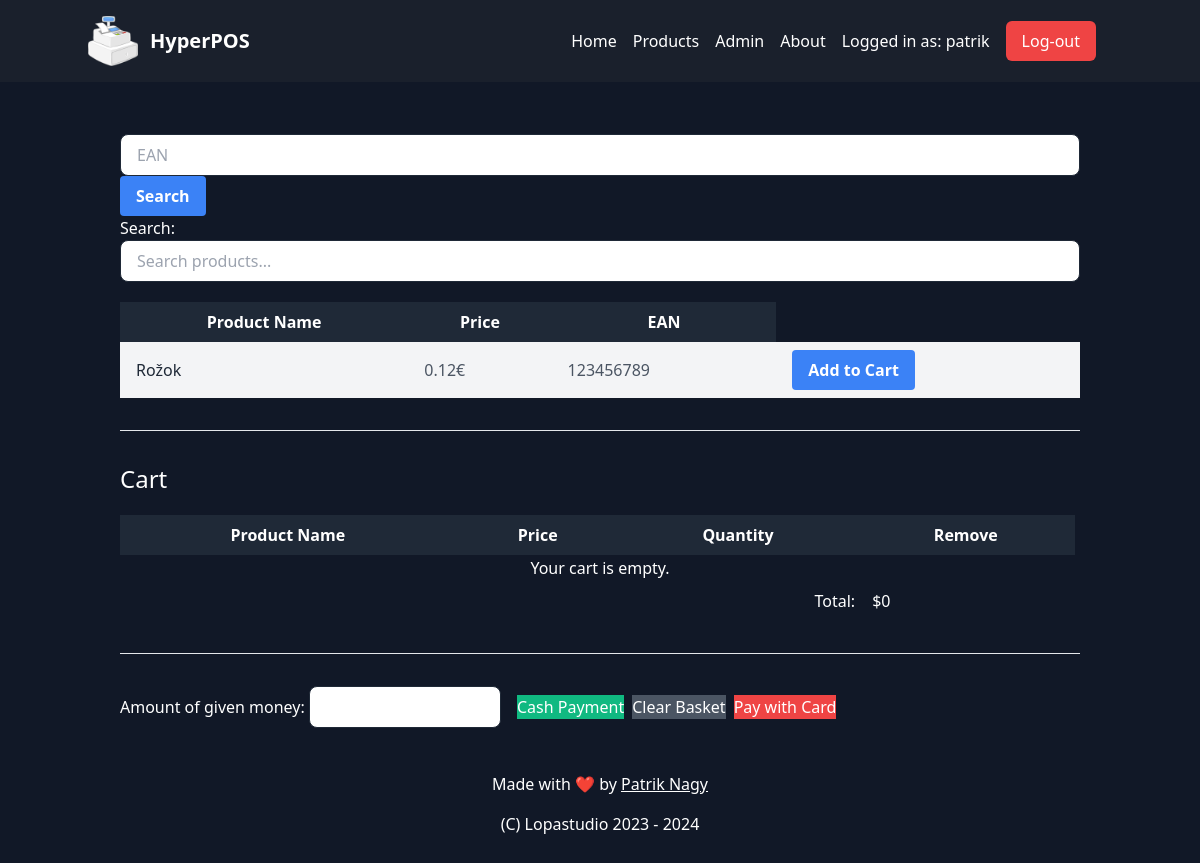
Before: / (signed in) with the older database file.
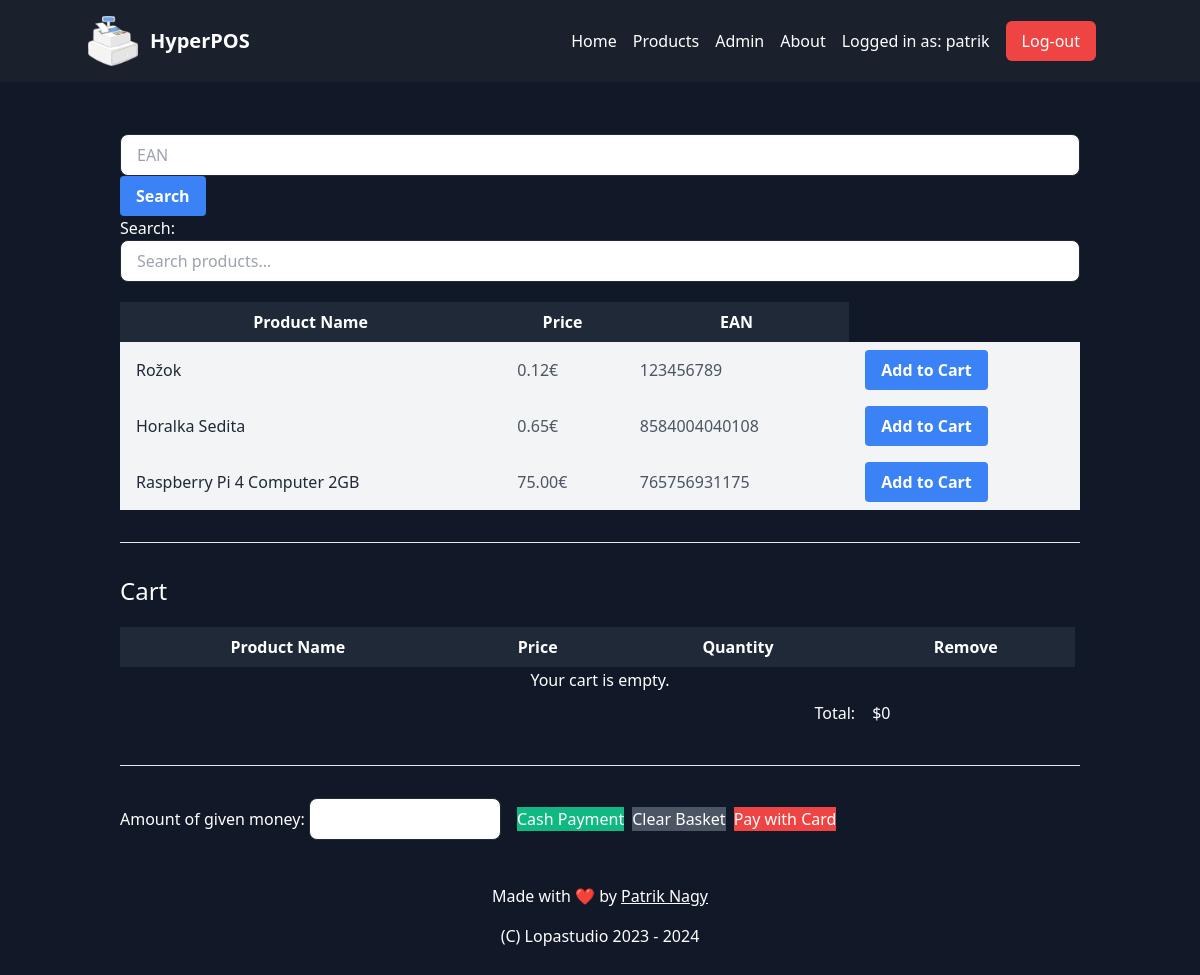
After: the same page with the newer database file.
### core/models.py (models this page shows, shortened)
class Product(models.Model):
    name = models.CharField(max_length=100)
    price = models.DecimalField(max_digits=10, decimal_places=2)
    ean = models.IntegerField()

### core/views.py (the view)
# urls.py: path('', views.product_list, name='product_list'),
def product_list(request):
    cart_items = CartItem.objects.filter(user=request.user)
    total_price = sum(item.product.price * item.quantity for item in cart_items)
    products = Product.objects.all()
    return render(request, 'home.html', {'products': products, 'cart_items': cart_items, 'total_price': total_price})

### core/templates/home.html (shortened to what this page needs)
{% extends "master.html" %}
{% block content %}
{% if user.is_authenticated %}
<div class="container mx-auto mt-5">
  <form method="post">
    <input
      type="text"
      id="ean_search"
      name="ean_search"
      placeholder="EAN"
      class="w-full px-4 py-2 rounded-lg border border-gray-800 focus:outline-none focus:border-blue-500 text-black"
    />
    <button
      type="submit"
      class="bg-blue-500 hover:bg-blue-700 text-white font-bold py-2 px-4 rounded"
    >
      Search
    </button>
  </form>
  <label for="search">Search:</label>
  <input
    type="text"
    id="search"
    name="search"
    placeholder="Search products..."
    class="w-full px-4 py-2 rounded-lg border border-gray-800 focus:outline-none focus:border-blue-500 text-black"
  />
  <table id="products" class="w-full mt-5 table-auto">
    <thead class="bg-gray-800">
      <tr>
        <th class="px-4 py-2">Product Name</th>
        <th class="px-4 py-2">Price</th>
        <th class="px-4 py-2">EAN</th>
      </tr>
    </thead>
    <tbody>
      {% for product in products %}
      <tr class="bg-gray-100 hover:bg-gray-200 rounded-lg">
        <td class="px-4 py-2 text-gray-800">{{ product.name }}</td>
        <td class="px-4 py-2 text-gray-600">{{ product.price }}€</td>
        <td class="px-4 py-2 text-gray-600">{{ product.ean }}</td>
        <td class="px-4 py-2">
          <form method="post" action="{% url 'core:add_to_cart' product.id %}">
            <button
              type="submit"
              class="bg-blue-500 hover:bg-blue-700 text-white font-bold py-2 px-4 rounded"
            >
              Add to Cart
            </button>
          </form>
        </td>
      </tr>
      {% empty %}
      <tr>
        <td colspan="4" class="text-center py-4">No products available</td>
      </tr>
      {% endfor %}
    </tbody>
  </table>
  <hr class="my-8" />
  <div class="container mx-auto mt-5">
    {% include 'shit.html' %}
  </div>
  <hr class="my-8" />
  <div id="payment" class="card mb-5">
    <div class="card-body flex items-center">
      <div class="form-group mr-4">
        <label for="amount">Amount of given money:</label>
        <input
          type="number"
          id="amount"
          name="amount"
          min="0"
          step="0.01"
          class="w-48 px-4 py-2 rounded-lg border border-gray-800 focus:outline-none focus:border-blue-500 text-gray-900"
        />
      </div>
      <button
        id="cash-payment-button"
        class="btn btn-primary mr-2 bg-green-500 hover:bg-green-600"
      >
        Cash Payment
      </button>
      <button
        id="button-clear"
        class="btn btn-danger mr-2 bg-gray-600 hover:bg-gray-700"
      >
        Clear Basket
      </button>
      <button
        id="card-payment-button"
        class="btn btn-primary bg-red-500 hover:bg-red-600"
      >
        Pay with Card
      </button>
    </div>
  </div>
  <br />
  <footer class="text-center">
    <h4 class="mb-4">
      Made with ❤️ by <a href="https://lopastudio.sk"><u>Patrik Nagy</u></a>
    </h4>
    <h4>(C) Lopastudio 2023 - 2024</h4>
  </footer>
</div>
{% else %}
<p>You are not authenticated in</p>
<a href="{% url 'login' %}">Log In</a>
{% endif %} {% endblock %}

### core/templates/master.html (shortened to what this page needs)
{% load static %}
<!DOCTYPE html>
<html>
<head>
    <link href="https://cdn.jsdelivr.net/npm/tailwindcss@2.2.19/dist/tailwind.min.css" rel="stylesheet">
</head>
<body class="bg-gray-900 text-white">
    <nav class="navbar py-4">
        <div class="container mx-auto flex justify-between items-center">
            <a href="/" class="navbar-brand">
                <div class="icon">
                    <img src="{% static 'favicon.ico' %}" alt="HyperPOS Icon">
                </div>
                <span class="text-xl font-bold">HyperPOS</span>
            </a>
            <ul class="navbar-nav">
                <li class="nav-item">
                    <a href="/" class="nav-link">Home</a>
                </li>
                <li class="nav-item">
                    <a href="/products" class="nav-link">Products</a>
                </li>
                <li class="nav-item">
                    <a href="/man/admin" class="nav-link">Admin</a>
                </li>
                <li class="nav-item">
                    <a href="/about" class="nav-link">About</a>
                </li>
                {% if user.is_authenticated %}
                <li class="nav-item">
                    <span class="text-white">Logged in as: {{ user.username }}</span>
                </li>
                <li class="nav-item">
                    <form action="{% url 'logout' %}" method="post">
                        <button type="submit" class="bg-red-500 text-white px-4 py-2 rounded-md">Log-out</button>
                    </form>
                </li>
                {% endif %}
            </ul>
        </div>
    </nav>
    <div class="container mx-auto p-8">
        {% block content %}
        {% endblock %}
    </div>
</body>
</html>

### core/templates/shit.html
<div class="container mx-auto mt-5">
    <h2 class="text-2xl">Cart</h2>
    <table id="cart" class="w-full mt-5 table-auto">
      <thead class="bg-gray-800">
        <tr>
          <th class="px-4 py-2">Product Name</th>
          <th class="px-4 py-2">Price</th>
          <th class="px-4 py-2">Quantity</th>
          <th class="px-4 py-2">Remove</th>
        </tr>
      </thead>
      <tbody>
        {% for item in cart_items %}
        <tr class="bg-gray-100 hover:bg-gray-200 rounded-lg">
          <td class="px-4 py-2 text-gray-800">{{ item.product.name }}</td>
          <td class="px-4 py-2 text-gray-600 text-center">{{ item.product.price }}€</td>
          <td class="px-4 py-2 text-gray-600 text-center">
            {{ item.quantity }}
          </td>
          <td class="px-4 py-2 text-center">
            <a
              href="{% url 'core:remove_from_cart' item.id %}"
              class="text-red-500 hover:text-red-700"
              >Remove</a
            >
          </td>
        </tr>
        {% empty %}
        <tr>
          <td colspan="5" class="text-center">Your cart is empty.</td>
        </tr>
        {% endfor %}
      </tbody>
      <tfoot>
        <tr>
          <td colspan="3" class="text-right">Total:</td>
          <td id="checkout-total" class="px-4 py-2">${{ total_price }}</td>
          <td></td>
        </tr>
      </tfoot>
    </table>
  </div>

### core/templates/master.html (style rules this page uses)
html, body { height: 100vh; margin: 0; padding: 0; }
.icon { width: 50px; height: 50px; margin-right: 12px; }
.icon img { width: 100%; height: auto; }
.navbar { background-color: #1a202c; }
.navbar-brand { color: #ffffff; font-size: 1.5rem; font-weight: bold; text-decoration: none; display: flex; align-items: center; }
.navbar-brand span { margin-right: 8px; }
.navbar-nav { display: flex; align-items: center; }
.nav-item { margin-right: 1rem; }
.nav-link { color: #ffffff; text-decoration: none; transition: color 0.3s ease; }

Changed rows visible on the page:
added Product: name "Horalka Sedita", price "0.65", ean "8584004040108"
added Product: name "Raspberry Pi 4 Computer 2GB", price "75.00", ean "765756931175"
